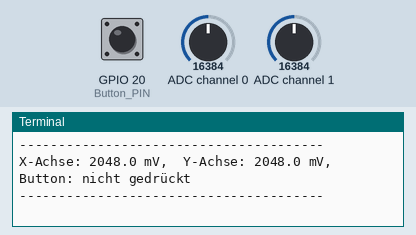
Recording of a program running on a simulated Raspberry Pi (BCM pin numbers). On the bench: the last lines printed to the terminal. Inputs (shaded band) come from the test bench; at power-on: GPIO 20 (Button_PIN) HIGH, ADC channel 0 = 16384, ADC channel 1 = 16384 (analog values on the 0–32767 scale).

Above: at 1.2 s.
1.3 s: GPIO 20 (Button_PIN) pulled LOW for 0.25 s
3.0 s: ADC channel 0 set to 22936
At 3.25 s:
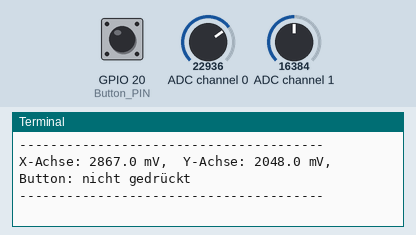
4.5 s: ADC channel 1 set to 22936
At 4.79 s:
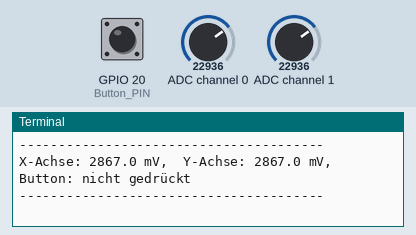
6.0 s: GPIO 20 (Button_PIN) pulled LOW for 1 s
8.5 s: ADC channel 0 set to 28834
At 8.73 s:
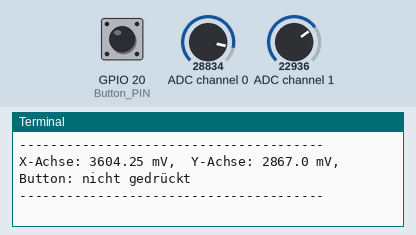
10.0 s: ADC channel 1 set to 28834
At 10.26 s:
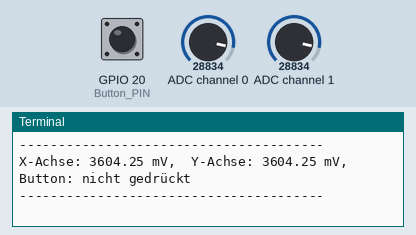
Timing chart, 0 to 12.5 s (numbered marks = the images above; inputs shaded):
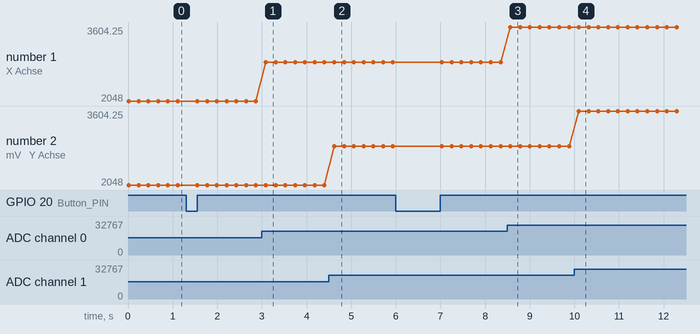

Measured:
- after the input at 3.0 s, the terminal: prints a new line after 0.09 s (image 1)
- after the input at 4.5 s, the terminal: prints a new line after 0.12 s (image 2)
- after the input at 8.5 s, the terminal: prints a new line after 0.07 s (image 3)
- after the input at 10.0 s, the terminal: prints a new line after 0.10 s (image 4)
- plotted number 1: 2048 → 2867 after the input at 3.0 s, 2867 → 3604.25 after the input at 8.5 s

The program:

KY-023_RPi_JoystickModule.py
```python
#!/usr/bin/python
# coding=utf-8

#############################################################################################################
### Copyright by Joy-IT
### Published under Creative Commons Attribution-NonCommercial-ShareAlike 3.0 Unported License
### Commercial use only after permission is requested and granted
###
### KY-023 Joystick Module - Raspberry Pi Python Code Example
###
#############################################################################################################


# Dieser Code nutzt die ADS1115 und die I2C Python Library fuer den Raspberry Pi
# Diese ist unter folgendem Link unter der BSD Lizenz veroeffentlicht
# [https://github.com/adafruit/Adafruit-Raspberry-Pi-Python-Code]
from Adafruit_ADS1x15 import ADS1x15
from time import sleep

# Weitere benoetigte Module werden importiert und eingerichtet
import time, signal, sys, os
import RPi.GPIO as GPIO
GPIO.setmode(GPIO.BCM)
GPIO.setwarnings(False)

# Benutzte Variablen werden initialisiert
delayTime = 0.2

# Adresszuweisung ADS1x15 ADC

ADS1015 = 0x00  # 12-bit ADC
ADS1115 = 0x01  # 16-bit

# Verstaerkung (Gain) wird ausgewaehlt
gain = 4096  # +/- 4.096V
# gain = 2048  # +/- 2.048V
# gain = 1024  # +/- 1.024V
# gain = 512   # +/- 0.512V
# gain = 256   # +/- 0.256V

# Abtasterate des ADC (SampleRate) wird ausgewaehlt
# sps = 8    # 8 Samples pro Sekunde
# sps = 16   # 16 Samples pro Sekunde
# sps = 32   # 32 Samples pro Sekunde
sps = 64   # 64 Samples pro Sekunde
# sps = 128  # 128 Samples pro Sekunde
# sps = 250  # 250 Samples pro Sekunde
# sps = 475  # 475 Samples pro Sekunde
# sps = 860  # 860 Samples pro Sekunde

# ADC-Channel (1-4) wird ausgewaehlt
x_adc_channel = 0    # Channel 0 für die x-Achse
y_adc_channel = 1    # Channel 1 für die y-Achse
# adc_channel = 2    # Channel 2
# adc_channel = 3    # Channel 3

# Hier wird der ADC initialisiert - beim KY-053 verwendeten ADC handelt es sich um einen ADS1115 Chipsatz
adc = ADS1x15(ic=ADS1115)

Button_PIN = 20
GPIO.setup(Button_PIN, GPIO.IN, pull_up_down = GPIO.PUD_UP)

#############################################################################################################

# ########
# Hauptprogrammschleife
# ########
# Das Programm liest die aktuellen Werte der Eingang-Pins
# und gibt diese in der Konsole aus

try:
        while True:
                #Aktuelle Werte werden aufgenommen
                x = adc.readADCSingleEnded(x_adc_channel, gain, sps)
                y = adc.readADCSingleEnded(y_adc_channel, gain, sps)

                # Ausgabe auf die Konsole
                if GPIO.input(Button_PIN) == True:
                        print ("X-Achse:", x,"mV, ","Y-Achse:", y,"mV, Button: nicht gedrückt")
                else:
                        print ("X-Achse:", x, "mV, ", "Y-Achse:", y, "mV, Button: gedrückt")
                print ("---------------------------------------")

                # Reset + Delay
                button_pressed = False
                time.sleep(delayTime)


except KeyboardInterrupt:
        GPIO.cleanup()
```
